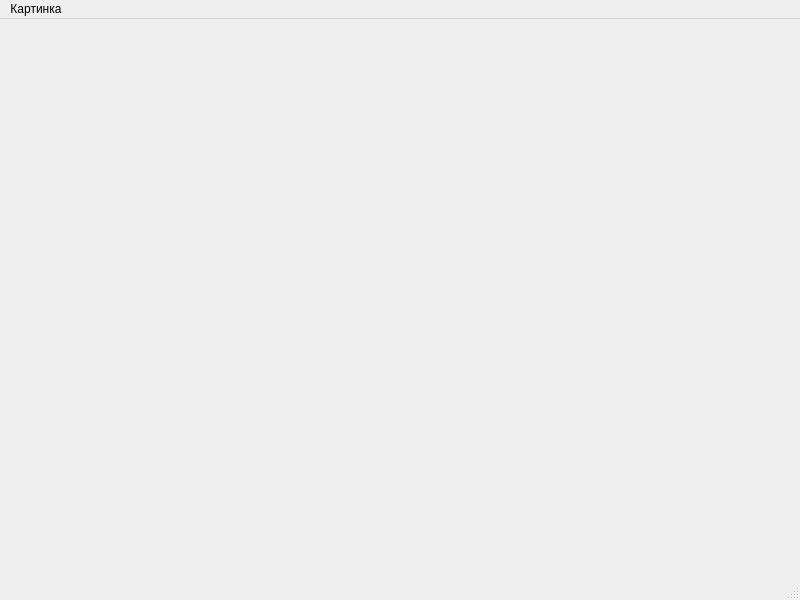
<?xml version="1.0" encoding="UTF-8"?>
<ui version="4.0">
 <class>MainWindow</class>
 <widget class="QMainWindow" name="MainWindow">
  <property name="geometry">
   <rect>
    <x>0</x>
    <y>0</y>
    <width>800</width>
    <height>600</height>
   </rect>
  </property>
  <property name="windowTitle">
   <string>MainWindow</string>
  </property>
  <widget class="QWidget" name="centralwidget"/>
  <widget class="QMenuBar" name="menubar">
   <property name="geometry">
    <rect>
     <x>0</x>
     <y>0</y>
     <width>800</width>
     <height>21</height>
    </rect>
   </property>
   <property name="autoFillBackground">
    <bool>false</bool>
   </property>
   <widget class="QMenu" name="menu">
    <property name="title">
     <string>Картинка</string>
    </property>
    <addaction name="action"/>
    <addaction name="action_2"/>
   </widget>
   <addaction name="menu"/>
  </widget>
  <widget class="QStatusBar" name="statusbar"/>
  <action name="action">
   <property name="text">
    <string>Добавить</string>
   </property>
  </action>
  <action name="action_2">
   <property name="text">
    <string>Очистить</string>
   </property>
  </action>
 </widget>
 <resources/>
 <connections/>
</ui>
